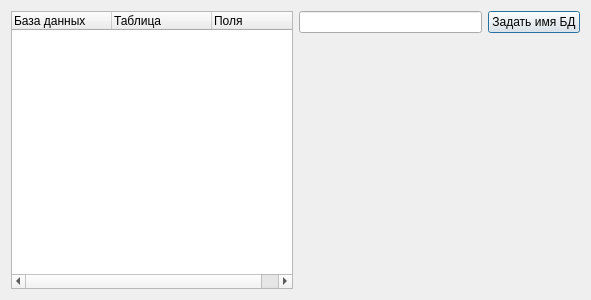
<?xml version="1.0" encoding="UTF-8"?>
<ui version="4.0">
 <class>Create_BD</class>
 <widget class="QDialog" name="Create_BD">
  <property name="geometry">
   <rect>
    <x>0</x>
    <y>0</y>
    <width>591</width>
    <height>300</height>
   </rect>
  </property>
  <property name="windowTitle">
   <string>Dialog</string>
  </property>
  <layout class="QHBoxLayout" name="horizontalLayout">
   <item>
    <widget class="QTreeWidget" name="tree_bd">
     <column>
      <property name="text">
       <string>База данных</string>
      </property>
     </column>
     <column>
      <property name="text">
       <string>Таблица</string>
      </property>
     </column>
     <column>
      <property name="text">
       <string>Поля</string>
      </property>
     </column>
    </widget>
   </item>
   <item>
    <layout class="QVBoxLayout" name="verticalLayout">
     <item>
      <layout class="QHBoxLayout" name="horizontalLayout_2">
       <item>
        <widget class="QLineEdit" name="edit_name_bd"/>
       </item>
       <item>
        <widget class="QPushButton" name="push_name_bd">
         <property name="text">
          <string>Задать имя БД</string>
         </property>
        </widget>
       </item>
      </layout>
     </item>
     <item>
      <spacer name="verticalSpacer">
       <property name="orientation">
        <enum>Qt::Vertical</enum>
       </property>
       <property name="sizeHint" stdset="0">
        <size>
         <width>20</width>
         <height>40</height>
        </size>
       </property>
      </spacer>
     </item>
    </layout>
   </item>
  </layout>
 </widget>
 <resources/>
 <connections/>
</ui>
